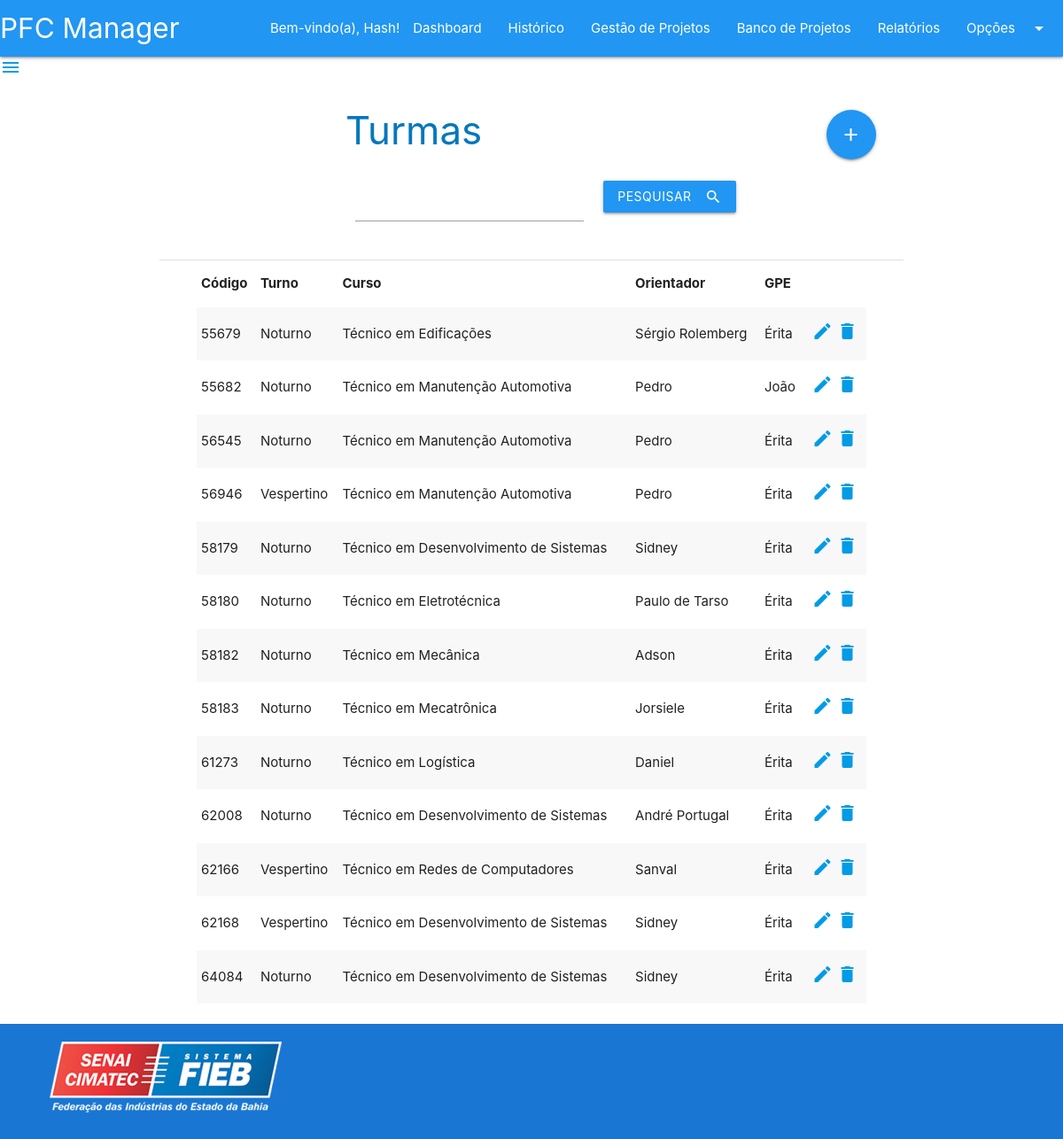
Screenshot of /telas/paginas_turma/index_turma.php (signed in) with the database file from the repository.
### tables this page shows
CREATE TABLE `cursos` (
  `curso_id` int NOT NULL AUTO_INCREMENT,
  `curso_nome` varchar(45) DEFAULT NULL,
  `curso_area_id` int NOT NULL,
  `curso_coordenador_id` int NOT NULL,
  PRIMARY KEY (`curso_id`),
  KEY `fk_cursos_areas1_idx` (`curso_area_id`),
  KEY `fk_cursos_coordenadores1_idx` (`curso_coordenador_id`),
  CONSTRAINT `fk_cursos_areas1` FOREIGN KEY (`curso_area_id`) REFERENCES `areas` (`area_id`),
  CONSTRAINT `fk_cursos_coordenadores1` FOREIGN KEY (`curso_coordenador_id`) REFERENCES `coordenadores` (`coordenador_id`)
);

CREATE TABLE `turmas` (
  `turma_id` int NOT NULL AUTO_INCREMENT,
  `turma_codigo` varchar(45) DEFAULT NULL,
  `turma_turno` varchar(45) DEFAULT NULL,
  `turma_curso_id` int NOT NULL,
  `turma_orientador_id` int NOT NULL,
  `turma_gpe_id` int NOT NULL,
  PRIMARY KEY (`turma_id`),
  KEY `fk_turmas_cursos1_idx` (`turma_curso_id`),
  KEY `fk_turmas_orientadores1_idx` (`turma_orientador_id`),
  KEY `fk_turmas_gpes1_idx` (`turma_gpe_id`),
  CONSTRAINT `fk_turmas_cursos1` FOREIGN KEY (`turma_curso_id`) REFERENCES `cursos` (`curso_id`),
  CONSTRAINT `fk_turmas_gpes1` FOREIGN KEY (`turma_gpe_id`) REFERENCES `gpes` (`gpe_id`),
  CONSTRAINT `fk_turmas_orientadores1` FOREIGN KEY (`turma_orientador_id`) REFERENCES `orientadores` (`orientador_id`)
);

CREATE TABLE `orientadores` (
  `orientador_id` int NOT NULL AUTO_INCREMENT,
  `orientador_nome` varchar(45) DEFAULT NULL,
  PRIMARY KEY (`orientador_id`)
);

CREATE TABLE `gpes` (
  `gpe_id` int NOT NULL AUTO_INCREMENT,
  `gpe_nome` varchar(45) DEFAULT NULL,
  PRIMARY KEY (`gpe_id`)
);

### servicos/ServicosTurma.php (called while the page is built, shortened)
<?php
class ServicosTurma implements iServicosTurma
{
  function listarTurmas()
  {
    $conexao = conectar();
    $consulta = "SELECT * FROM cursos
        INNER JOIN areas
          ON cursos.curso_area_id = areas.area_id
        INNER JOIN coordenadores
          ON cursos.curso_coordenador_id = coordenadores.coordenador_id
        INNER JOIN turmas
          ON turmas.turma_curso_id = cursos.curso_id
        INNER JOIN gpes
          ON turmas.turma_gpe_id = gpes.gpe_id
        INNER JOIN orientadores
          ON turmas.turma_orientador_id = orientadores.orientador_id";
    $resultado = mysqli_query($conexao, $consulta);
    return $resultado;
  }
}

### telas/paginas_turma/index_turma.php (the view, shortened to what this page needs)
<?php require_once("../../servicos/ServicosTurma.php"); ?>
<?php
if ($_SESSION["usuario_nome"]) {
?>
  <?php
  $servicosTurma = new ServicosTurma();
  ?>
  <!DOCTYPE html>
  <html lang="pt-BR">
  <head>
    <?php include_once("../compartilhado/head.php"); ?>
  </head>
  <body>
    <?php include_once("../compartilhado/header.php"); ?>
    <main>
      <div class="container">
        <div class="row">
          <form method="POST">
            <h3 class="light-blue-text text-darken-3 page-title">Turmas
              <?php
              if (($_SESSION["usuario_perfil"]) == "Administrador" || ($_SESSION["usuario_perfil"]) == "GPE") {
              ?>
                <a title="Adicionar Projeto" href="cadastro_turma.php" class="btn-floating btn-large waves-effect waves-light blue right" style="margin-right: 5%;">
                  <i class="material-icons">add</i>
                </a>
              <?php
              }
              ?>
            </h3>
            <div class="input-field col s4 offset-s3">
              <input name="filtro" maxlength="45" type="text">
            </div>
            <div class="input-field col s4">
              <button class="btn waves-effect waves-light blue" type="submit" name="action">Pesquisar
                <i class="material-icons right ">search</i>
              </button>
            </div>
          </form>
        </div>
        <div class="divider"></div>
        <div style="padding-left: 5%; padding-right: 5%;">
          <div class="table">
            <table class="striped">
              <thead>
                <tr>
                  <th>Código</th>
                  <th>Turno</th>
                  <th>Curso</th>
                  <th>Orientador</th>
                  <th>GPE</th>
                </tr>
              </thead>
              <tbody>
                <?php
                if (isset($_POST["filtro"])) {
                ?>
                  <?php
                  $resultado = $servicosTurma->pesquisarTurma($_POST["filtro"]);
                  while ($linha = mysqli_fetch_assoc($resultado)) {
                  ?>
                    <tr>
                      <td><?php echo $linha["turma_codigo"] ?></td>
                      <td><?php echo $linha["turma_turno"] ?></td>
                      <td><?php echo $linha["curso_nome"] ?></td>
                      <td><?php echo $linha["orientador_nome"] ?></td>
                      <td><?php echo $linha["gpe_nome"] ?></td>
                      <?php
                      if (($_SESSION["usuario_perfil"]) == "Administrador") {
                      ?>
                        <td>
                          <a href="alterar_turma.php?id=<?php echo $linha["turma_id"] ?>"><i class="material-icons">edit</i></a>
                          <a href="deletar_turma.php?id=<?php echo $linha["turma_id"] ?>"><i class="material-icons">delete</i></a>
                        </td>
                      <?php
                      }
                      ?>
                    </tr>
                  <?php
                  }
                  ?>
              </tbody>
            </table>
            <div class="center" style="margin: 20px;">
              <a href="index_turma.php"><i class="fas fa-undo-alt fa-2x" title="Recarregar"></i></a>
            </div>
          <?php
                } else {
          ?>
            <?php
                  $resultado = $servicosTurma->listarTurmas();
                  while ($linha = mysqli_fetch_assoc($resultado)) {
            ?>
              <tr>
                <td><?php echo $linha["turma_codigo"] ?></td>
                <td><?php echo $linha["turma_turno"] ?></td>
                <td><?php echo $linha["curso_nome"] ?></td>
                <td><?php echo $linha["orientador_nome"] ?></td>
                <td><?php echo $linha["gpe_nome"] ?></td>
                <?php
                    if (($_SESSION["usuario_perfil"]) == "Administrador") {
                ?>
                  <td>
                    <a href="alterar_turma.php?id=<?php echo $linha["turma_id"] ?>"><i class="material-icons">edit</i></a>
                    <a href="deletar_turma.php?id=<?php echo $linha["turma_id"] ?>"><i class="material-icons">delete</i></a>
                  </td>
                <?php
                    }
                ?>
              </tr>
            <?php
                  }
            ?>
            </tbody>
            </table>
          <?php
                }
          ?>
          </div>
        </div>
      </div>
      <br>
    </main>
    <?php include_once("../compartilhado/footer.php"); ?>
  </body>
  </html>
<?php
} else {
  header("location:../inicio/login.php");
}
?>

### telas/compartilhado/head.php (style rules this page uses)
div.table { overflow-x: scroll; }
th, td { min-width: 50px; }
.page-title { padding-left: 25%; }
body { display: flex; min-height: 100vh; flex-direction: column; }
main { flex: 1 0 auto; }

### rows the page displays
cursos: turmas.turma_codigo "55679", turmas.turma_turno "Noturno", curso_nome "Técnico em Edificações", orientadores.orientador_nome "Sérgio Rolemberg", gpes.gpe_nome "Érita"
cursos: turmas.turma_codigo "55682", turmas.turma_turno "Noturno", curso_nome "Técnico em Manutenção Automotiva", orientadores.orientador_nome "Pedro", gpes.gpe_nome "João", turmas.turma_codigo "56545", gpes.gpe_nome "Érita", turmas.turma_codigo "56946", turmas.turma_turno "Vespertino"
cursos: turmas.turma_codigo "58179", turmas.turma_turno "Noturno", curso_nome "Técnico em Desenvolvimento de Sistemas", orientadores.orientador_nome "Sidney", gpes.gpe_nome "Érita", turmas.turma_codigo "62008", orientadores.orientador_nome "André Portugal", turmas.turma_codigo "62168", turmas.turma_turno "Vespertino", turmas.turma_codigo "64084"
cursos: turmas.turma_codigo "58180", turmas.turma_turno "Noturno", curso_nome "Técnico em Eletrotécnica", orientadores.orientador_nome "Paulo de Tarso", gpes.gpe_nome "Érita"
cursos: turmas.turma_codigo "58182", turmas.turma_turno "Noturno", curso_nome "Técnico em Mecânica", orientadores.orientador_nome "Adson", gpes.gpe_nome "Érita"
cursos: turmas.turma_codigo "58183", turmas.turma_turno "Noturno", curso_nome "Técnico em Mecatrônica", orientadores.orientador_nome "Jorsiele", gpes.gpe_nome "Érita"
cursos: turmas.turma_codigo "61273", turmas.turma_turno "Noturno", curso_nome "Técnico em Logística", orientadores.orientador_nome "Daniel", gpes.gpe_nome "Érita"
cursos: turmas.turma_codigo "62166", turmas.turma_turno "Vespertino", curso_nome "Técnico em Redes de Computadores", orientadores.orientador_nome "Sanval", gpes.gpe_nome "Érita"

### other values shown
$_SESSION["usuario_nome"] "Hash"
